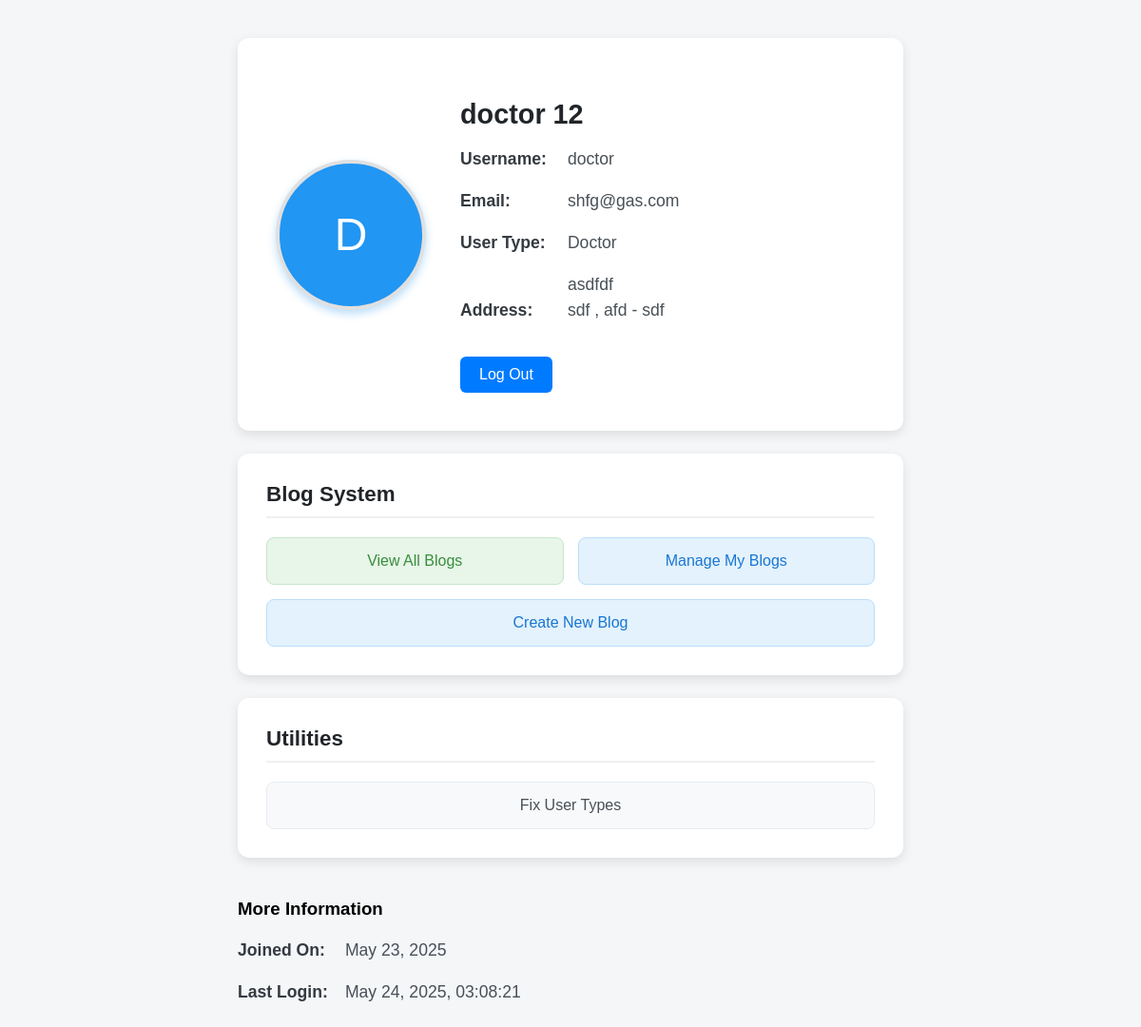
Page /dashboard/ (signed in) on the committed database.
### accounts/models.py (models this page shows, shortened)
class User(AbstractUser):
    USER_TYPE_CHOICES = (
        ('patient', 'Patient'),
        ('doctor', 'Doctor'),
    )
    user_type = models.CharField(
        max_length=10,
        choices=USER_TYPE_CHOICES,
        default='patient',
    )
    first_name = models.CharField(max_length=30)
    last_name = models.CharField(max_length=30)
    profile_picture = models.ImageField(upload_to='profile_pics/', blank=True, null=True)
    address_line1 = models.CharField(max_length=100)
    city = models.CharField(max_length=50)
    state = models.CharField(max_length=50)
    pincode = models.CharField(max_length=10)

### accounts/views.py (the view)
# urls.py: path('dashboard/', views.dashboard, name='dashboard'),
@login_required
def dashboard(request):
    return render(request, 'accounts/dashboard.html', {'user': request.user})

### accounts/templates/accounts/dashboard.html (shortened to what this page needs)
<!DOCTYPE html>
<html>
<head>
</head>
<body>
    <div class="profile-page-container">
        <div class="profile-container">
            <div class="profile-picture-container">
                {% if user.profile_picture %}
                    <img src="{{ user.profile_picture.url }}" alt="Profile Picture" class="profile-picture">
                {% else %}
                    {{ user.first_name|slice:":1"|upper }}
                {% endif %}
            </div>            <div class="info-section">
                <h2>{{ user.first_name }} {{ user.last_name }}</h2>
                <p><span class="info-label">Username:</span> <span class="info-value">{{ user.username }}</span></p>
                <p><span class="info-label">Email:</span> <span class="info-value">{{ user.email }}</span></p>
                <p><span class="info-label">User Type:</span> <span class="info-value">{{ user.get_user_type_display }}</span></p>
                <p>
                    <span class="info-label">Address:</span>
                    <span class="address-value">
                        {% if user.address_line1 %}{{ user.address_line1 }}{% endif %}
                        {% if user.city %}<br>{{ user.city }}{% endif %}
                        {% if user.state %}{% if user.city %}, {% endif %}{{ user.state }}{% endif %}
                        {% if user.pincode %} - {{ user.pincode }}{% endif %}
                    </span>
                </p>
                <a href="{% url 'logout' %}" class="logout-link">Log Out</a>
            </div>
        </div>        {% if user.user_type == 'doctor' or user.user_type == 'patient' %}
        <div class="features-container">
            <h3 class="features-title">Blog System</h3>
            <div class="feature-links">
                <a href="{% url 'patient_blog_list' %}" class="feature-link patient">
                    View All Blogs
                </a>
                {% if user.user_type == 'doctor' %}
                <a href="{% url 'doctor_blog_list' %}" class="feature-link doctor">
                    Manage My Blogs
                </a>
                <a href="{% url 'create_blog' %}" class="feature-link doctor">
                    Create New Blog
                </a>
                {% endif %}
            </div>
        </div>
        {% endif %}        <div class="features-container">
            <h3 class="features-title">Utilities</h3>
            <div class="feature-links">
                <a href="{% url 'fix_user_types' %}" class="feature-link">
                    Fix User Types
                </a>
            </div>
        </div>
        <div class="additional-info">
            <h3>More Information</h3>
            <p><span class="info-label">Joined On:</span> <span class="info-value">{{ user.date_joined|date:"F j, Y" }}</span></p>
            <p><span class="info-label">Last Login:</span> <span class="info-value">{{ user.last_login|date:"F j, Y, H:i:s" }}</span></p>
        </div>
    </div>
</body>
</html>

### accounts/templates/accounts/dashboard.html (style rules this page uses)
body { font-family: 'Arial', sans-serif; background-color: #f4f6f8; margin: 0; padding: 20px; display: flex; justify-content: center; min-height: 100vh; }
.profile-page-container { display: flex; flex-direction: column; width: 80%; max-width: 700px; margin-top: 20px; }
.profile-container { background-color: #fff; border-radius: 12px; box-shadow: 0 4px 12px rgba(0, 0, 0, 0.1); padding: 40px; display: flex; align-items: center; margin-bottom: 24px; transition: all 0.3s ease; }
.profile-picture-container { width: 150px; height: 150px; border-radius: 50%; overflow: hidden; margin-right: 36px; border: 4px solid #e0e0e0; display: flex; justify-content: center; align-items: center; font-size: 3em; color: #fff; background-color: #2196f3; box-shadow: 0 4px 8px rgba(33, 150, 243, 0.3); }
.info-section { text-align: left; flex-grow: 1; }
h2 { color: #212529; margin-bottom: 16px; font-weight: 600; font-size: 1.8em; }
p { color: #495057; margin-bottom: 12px; font-size: 1.1em; line-height: 1.5; }
.info-label { font-weight: bold; color: #343a40; margin-right: 8px; display: inline-block; width: 100px; }
.info-value { display: inline-block; }
.address-value { display: inline-block; }
.logout-link { display: inline-block; margin-top: 24px; color: white; background-color: #007bff; text-decoration: none; padding: 10px 20px; border-radius: 6px; font-weight: 500; transition: all 0.3s ease; }
.features-container { background-color: #fff; border-radius: 12px; box-shadow: 0 4px 12px rgba(0, 0, 0, 0.1); padding: 30px; margin-bottom: 24px; transition: all 0.3s ease; }
.features-title { color: #212529; margin-top: 0; margin-bottom: 20px; font-weight: 600; font-size: 1.4em; border-bottom: 2px solid #f0f0f0; padding-bottom: 10px; }
.feature-links { display: flex; flex-wrap: wrap; gap: 15px; }
.feature-link { display: inline-flex; align-items: center; justify-content: center; padding: 15px 25px; background-color: #f8f9fa; border-radius: 8px; border: 1px solid #e9ecef; text-decoration: none; color: #495057; font-weight: 500; transition: all 0.3s ease; flex: 1; min-width: 200px; }
.feature-link.doctor { background-color: #e3f2fd; border-color: #bbdefb; color: #1976d2; }
.feature-link.patient { background-color: #e8f5e9; border-color: #c8e6c9; color: #388e3c; }

### rows in the picture
User: first_name "D", first_name "doctor", last_name "12", username "doctor", email "shfg@gas.com", user_type "Doctor", address_line1 "asdfdf", city "sdf", state "afd", pincode "sdf", date_joined "May 23, 2025", last_login "May 24, 2025, 03:08:21"
